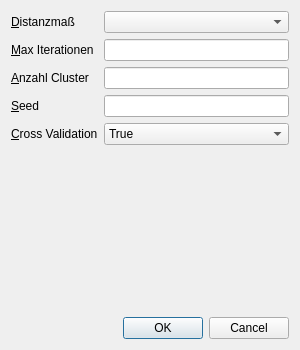
<?xml version="1.0" encoding="UTF-8"?>
<ui version="4.0">
 <class>SimpleKMeansDialog</class>
 <widget class="QDialog" name="SimpleKMeansDialog">
  <property name="geometry">
   <rect>
    <x>0</x>
    <y>0</y>
    <width>300</width>
    <height>350</height>
   </rect>
  </property>
  <property name="minimumSize">
   <size>
    <width>300</width>
    <height>350</height>
   </size>
  </property>
  <property name="maximumSize">
   <size>
    <width>300</width>
    <height>350</height>
   </size>
  </property>
  <property name="windowTitle">
   <string>Dialog</string>
  </property>
  <property name="windowIcon">
   <iconset resource="resources.qrc">
    <normaloff>:/MainWindowIcon.png</normaloff>:/MainWindowIcon.png</iconset>
  </property>
  <layout class="QVBoxLayout" name="verticalLayout_2">
   <item>
    <layout class="QVBoxLayout" name="verticalLayout">
     <item>
      <layout class="QFormLayout" name="formLayout">
       <property name="fieldGrowthPolicy">
        <enum>QFormLayout::AllNonFixedFieldsGrow</enum>
       </property>
       <item row="0" column="0">
        <widget class="QLabel" name="label">
         <property name="text">
          <string>&amp;Distanzmaß</string>
         </property>
         <property name="buddy">
          <cstring>distanceMeassureComboBox</cstring>
         </property>
        </widget>
       </item>
       <item row="0" column="1">
        <widget class="QComboBox" name="distanceMeassureComboBox"/>
       </item>
       <item row="1" column="0">
        <widget class="QLabel" name="label_2">
         <property name="text">
          <string>&amp;Max Iterationen</string>
         </property>
         <property name="buddy">
          <cstring>maxIterationsLineEdit</cstring>
         </property>
        </widget>
       </item>
       <item row="1" column="1">
        <widget class="QLineEdit" name="maxIterationsLineEdit"/>
       </item>
       <item row="2" column="0">
        <widget class="QLabel" name="label_3">
         <property name="text">
          <string>&amp;Anzahl Cluster</string>
         </property>
         <property name="buddy">
          <cstring>numClustersLineEdit</cstring>
         </property>
        </widget>
       </item>
       <item row="2" column="1">
        <widget class="QLineEdit" name="numClustersLineEdit"/>
       </item>
       <item row="3" column="0">
        <widget class="QLabel" name="label_4">
         <property name="text">
          <string>&amp;Seed</string>
         </property>
         <property name="buddy">
          <cstring>seedLineEdit</cstring>
         </property>
        </widget>
       </item>
       <item row="3" column="1">
        <widget class="QLineEdit" name="seedLineEdit"/>
       </item>
       <item row="4" column="0">
        <widget class="QLabel" name="label_5">
         <property name="text">
          <string>&amp;Cross Validation</string>
         </property>
         <property name="buddy">
          <cstring>chooseClassAttributComboBox</cstring>
         </property>
        </widget>
       </item>
       <item row="4" column="1">
        <widget class="QComboBox" name="chooseClassAttributComboBox">
         <item>
          <property name="text">
           <string>True</string>
          </property>
         </item>
         <item>
          <property name="text">
           <string>False</string>
          </property>
         </item>
        </widget>
       </item>
      </layout>
     </item>
     <item>
      <widget class="QDialogButtonBox" name="buttonBox">
       <property name="orientation">
        <enum>Qt::Horizontal</enum>
       </property>
       <property name="standardButtons">
        <set>QDialogButtonBox::Cancel|QDialogButtonBox::Ok</set>
       </property>
      </widget>
     </item>
    </layout>
   </item>
  </layout>
 </widget>
 <resources>
  <include location="resources.qrc"/>
 </resources>
 <connections>
  <connection>
   <sender>buttonBox</sender>
   <signal>accepted()</signal>
   <receiver>SimpleKMeansDialog</receiver>
   <slot>accept()</slot>
   <hints>
    <hint type="sourcelabel">
     <x>248</x>
     <y>254</y>
    </hint>
    <hint type="destinationlabel">
     <x>157</x>
     <y>274</y>
    </hint>
   </hints>
  </connection>
  <connection>
   <sender>buttonBox</sender>
   <signal>rejected()</signal>
   <receiver>SimpleKMeansDialog</receiver>
   <slot>reject()</slot>
   <hints>
    <hint type="sourcelabel">
     <x>316</x>
     <y>260</y>
    </hint>
    <hint type="destinationlabel">
     <x>286</x>
     <y>274</y>
    </hint>
   </hints>
  </connection>
 </connections>
</ui>
